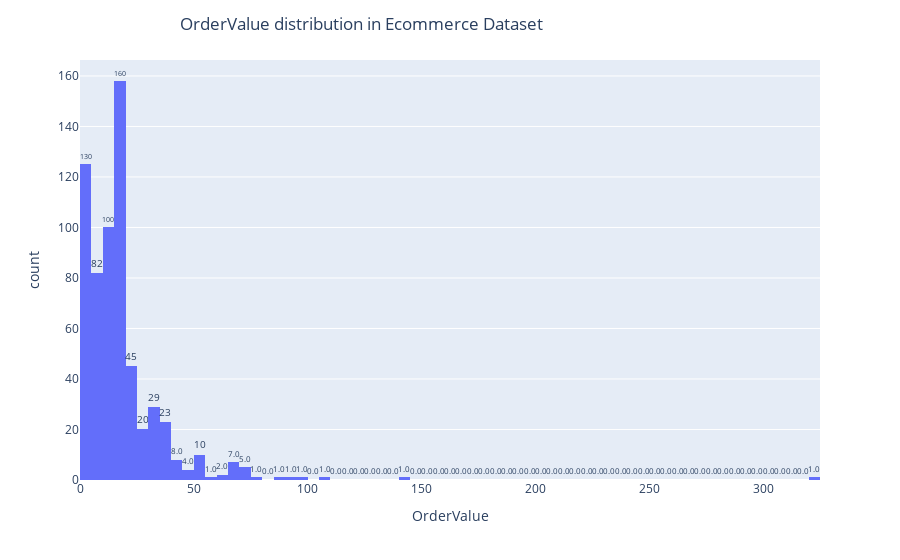

Notebook source saved alongside this figure:
### Code cell
fig = px.histogram(data_frame= df_clean,x = 'OrderValue'
                 ,text_auto='0.2s')
fig.update_layout(title_text='OrderValue distribution in Ecommerce Dataset', title_x=0.2)
fig.update_traces(textfont_size = 12 , textposition = 'outside')
fig.show()

### Figure 1 — Plotly figure (JSON) as saved in the notebook; plotly's stock layout.template omitted (floating-point values rounded to 4 significant figures; data arrays with more than 128 entries replaced by an {"elided": "..."} marker saying what was removed)
{"data": [{"alignmentgroup": "True", "bingroup": "x", "hovertemplate": "OrderValue=%{x}<br>count=%{y}<extra></extra>", "legendgroup": "", "marker": {"color": "#636efa", "pattern": {"shape": ""}}, "name": "", "offsetgroup": "", "orientation": "v", "showlegend": false, "textfont": {"size": 12}, "textposition": "outside", "texttemplate": "%{value:0.2s}", "type": "histogram", "x": {"elided": "626 float values"}, "xaxis": "x", "yaxis": "y"}], "layout": {"barmode": "relative", "legend": {"tracegroupgap": 0}, "margin": {"t": 60}, "title": {"text": "OrderValue distribution in Ecommerce Dataset", "x": 0.2}, "xaxis": {"anchor": "y", "domain": [0, 1], "title": {"text": "OrderValue"}}, "yaxis": {"anchor": "x", "domain": [0, 1], "title": {"text": "count"}}}}
